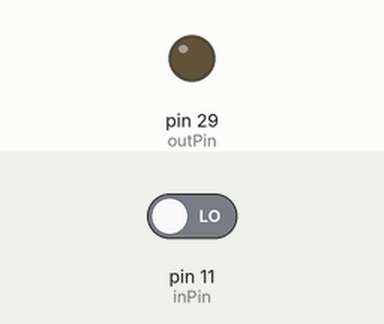
A program run on a simulated Raspberry Pi (header pin numbers). Shown: output pins drawn as LEDs (lit = HIGH). The test bench sets the inputs (shaded band); at power-on: pin 11 (inPin) LOW. What the program prints to the terminal is not drawn.

Above: at 1.2 s.
1.3 s: pin 11 (inPin) driven HIGH
At 2.1 s:
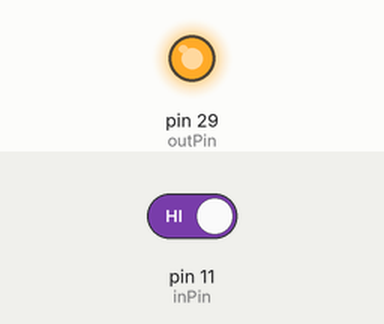
2.8 s: pin 11 (inPin) driven LOW
At 3.2 s:
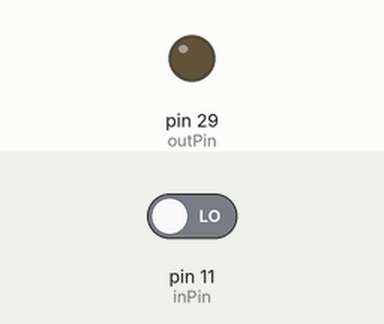
Timing chart, 0 to 5.8 s (numbered marks = the images above; inputs shaded):
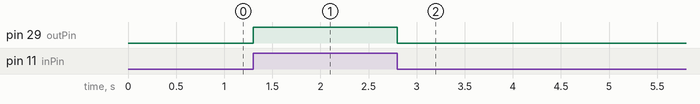

Measured:
- after the input at 1.3 s, pin 29 (outPin): LOW → HIGH at once
- after the input at 2.8 s, pin 29 (outPin): HIGH → LOW at once

The program:

PiAPI_gpioTesting.py
```python
# This is just a very lazy program that demonstrates how to use the GPIO pins on the raspberry PIs.
# This program should be a file named "gpio_testing.py" on the Raspberry PI labeled "PI-07" which is connected to the light sensor.

import RPi.GPIO as GPIO # import GPIO library

inPin = 11
outPin = 29 # See Raspberry PI pinout for pin numbering and accetable pins

GPIO.setmode(GPIO.BOARD)        #Set GPIO numbering mode
GPIO.setup(inPin, GPIO.IN)      #Set pin inPin (11) to be an input
GPIO.setup(outPin, GPIO.OUT)    #Set pin outPin (29) to be an output

try:
    while True:         #this will run until you stop the program
        inPin_status = GPIO.input(inPin)    #Get status (0 or 1) of a GPIO pin setup in input mode
        print(inPin_status)
        GPIO.output(outPin, inPin_status)   #Set outPin to the value of inPin_status (0 or 1)

finally:                 #will always happen
    GPIO.cleanup()                  #cleanup the GPIO pins before ending
```
